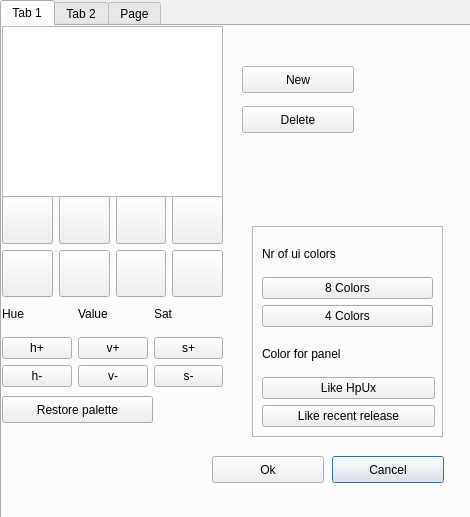
<?xml version="1.0" encoding="UTF-8"?>
<ui version="4.0">
 <class>Dialog</class>
 <widget class="QDialog" name="Dialog">
  <property name="geometry">
   <rect>
    <x>0</x>
    <y>0</y>
    <width>470</width>
    <height>517</height>
   </rect>
  </property>
  <property name="windowTitle">
   <string>Dialog</string>
  </property>
  <widget class="QTabWidget" name="tabWidget">
   <property name="geometry">
    <rect>
     <x>0</x>
     <y>0</y>
     <width>561</width>
     <height>651</height>
    </rect>
   </property>
   <property name="currentIndex">
    <number>0</number>
   </property>
   <widget class="QWidget" name="tab_1">
    <attribute name="title">
     <string>Tab 1</string>
    </attribute>
    <widget class="QListWidget" name="listWidget">
     <property name="geometry">
      <rect>
       <x>0</x>
       <y>0</y>
       <width>221</width>
       <height>171</height>
      </rect>
     </property>
    </widget>
    <widget class="QPushButton" name="pushButton_14">
     <property name="geometry">
      <rect>
       <x>330</x>
       <y>430</y>
       <width>112</width>
       <height>27</height>
      </rect>
     </property>
     <property name="text">
      <string>Cancel</string>
     </property>
    </widget>
    <widget class="QWidget" name="gridLayoutWidget">
     <property name="geometry">
      <rect>
       <x>0</x>
       <y>170</y>
       <width>221</width>
       <height>101</height>
      </rect>
     </property>
     <layout class="QGridLayout" name="gridLayout">
      <item row="0" column="2">
       <widget class="QPushButton" name="colorbutton3">
        <property name="sizePolicy">
         <sizepolicy hsizetype="Minimum" vsizetype="Expanding">
          <horstretch>0</horstretch>
          <verstretch>0</verstretch>
         </sizepolicy>
        </property>
        <property name="text">
         <string/>
        </property>
       </widget>
      </item>
      <item row="0" column="3">
       <widget class="QPushButton" name="colorbutton4">
        <property name="sizePolicy">
         <sizepolicy hsizetype="Minimum" vsizetype="Expanding">
          <horstretch>0</horstretch>
          <verstretch>0</verstretch>
         </sizepolicy>
        </property>
        <property name="text">
         <string/>
        </property>
       </widget>
      </item>
      <item row="1" column="3">
       <widget class="QPushButton" name="colorbutton8">
        <property name="sizePolicy">
         <sizepolicy hsizetype="Minimum" vsizetype="Expanding">
          <horstretch>0</horstretch>
          <verstretch>0</verstretch>
         </sizepolicy>
        </property>
        <property name="text">
         <string/>
        </property>
       </widget>
      </item>
      <item row="1" column="1">
       <widget class="QPushButton" name="colorbutton6">
        <property name="sizePolicy">
         <sizepolicy hsizetype="Minimum" vsizetype="Expanding">
          <horstretch>0</horstretch>
          <verstretch>0</verstretch>
         </sizepolicy>
        </property>
        <property name="text">
         <string/>
        </property>
       </widget>
      </item>
      <item row="0" column="1">
       <widget class="QPushButton" name="colorbutton2">
        <property name="sizePolicy">
         <sizepolicy hsizetype="Minimum" vsizetype="Expanding">
          <horstretch>0</horstretch>
          <verstretch>0</verstretch>
         </sizepolicy>
        </property>
        <property name="text">
         <string/>
        </property>
       </widget>
      </item>
      <item row="1" column="2">
       <widget class="QPushButton" name="colorbutton7">
        <property name="sizePolicy">
         <sizepolicy hsizetype="Minimum" vsizetype="Expanding">
          <horstretch>0</horstretch>
          <verstretch>0</verstretch>
         </sizepolicy>
        </property>
        <property name="text">
         <string/>
        </property>
       </widget>
      </item>
      <item row="1" column="0">
       <widget class="QPushButton" name="colorbutton5">
        <property name="sizePolicy">
         <sizepolicy hsizetype="Minimum" vsizetype="Expanding">
          <horstretch>0</horstretch>
          <verstretch>0</verstretch>
         </sizepolicy>
        </property>
        <property name="text">
         <string/>
        </property>
       </widget>
      </item>
      <item row="0" column="0">
       <widget class="QPushButton" name="colorbutton1">
        <property name="sizePolicy">
         <sizepolicy hsizetype="Minimum" vsizetype="Expanding">
          <horstretch>0</horstretch>
          <verstretch>0</verstretch>
         </sizepolicy>
        </property>
        <property name="text">
         <string/>
        </property>
       </widget>
      </item>
     </layout>
    </widget>
    <widget class="QPushButton" name="pushButton">
     <property name="geometry">
      <rect>
       <x>240</x>
       <y>40</y>
       <width>112</width>
       <height>27</height>
      </rect>
     </property>
     <property name="text">
      <string>New</string>
     </property>
    </widget>
    <widget class="QPushButton" name="pushButton_13">
     <property name="geometry">
      <rect>
       <x>210</x>
       <y>430</y>
       <width>112</width>
       <height>27</height>
      </rect>
     </property>
     <property name="text">
      <string>Ok</string>
     </property>
    </widget>
    <widget class="QPushButton" name="pushButton_2">
     <property name="geometry">
      <rect>
       <x>0</x>
       <y>370</y>
       <width>151</width>
       <height>27</height>
      </rect>
     </property>
     <property name="text">
      <string>Restore palette</string>
     </property>
    </widget>
    <widget class="QPushButton" name="pushButton_3">
     <property name="geometry">
      <rect>
       <x>240</x>
       <y>80</y>
       <width>112</width>
       <height>27</height>
      </rect>
     </property>
     <property name="text">
      <string>Delete</string>
     </property>
    </widget>
    <widget class="QWidget" name="gridLayoutWidget_3">
     <property name="geometry">
      <rect>
       <x>0</x>
       <y>270</y>
       <width>221</width>
       <height>91</height>
      </rect>
     </property>
     <layout class="QGridLayout" name="gridLayout_3">
      <item row="1" column="0">
       <widget class="QPushButton" name="pushButton_4">
        <property name="text">
         <string>h+</string>
        </property>
       </widget>
      </item>
      <item row="2" column="1">
       <widget class="QPushButton" name="pushButton_8">
        <property name="text">
         <string>v-</string>
        </property>
       </widget>
      </item>
      <item row="1" column="1">
       <widget class="QPushButton" name="pushButton_6">
        <property name="text">
         <string>v+</string>
        </property>
       </widget>
      </item>
      <item row="1" column="2">
       <widget class="QPushButton" name="pushButton_7">
        <property name="text">
         <string>s+</string>
        </property>
       </widget>
      </item>
      <item row="2" column="2">
       <widget class="QPushButton" name="pushButton_9">
        <property name="text">
         <string>s-</string>
        </property>
       </widget>
      </item>
      <item row="2" column="0">
       <widget class="QPushButton" name="pushButton_5">
        <property name="text">
         <string>h-</string>
        </property>
       </widget>
      </item>
      <item row="0" column="0">
       <widget class="QLabel" name="label_2">
        <property name="text">
         <string>Hue</string>
        </property>
       </widget>
      </item>
      <item row="0" column="1">
       <widget class="QLabel" name="label_3">
        <property name="text">
         <string>Value</string>
        </property>
       </widget>
      </item>
      <item row="0" column="2">
       <widget class="QLabel" name="label_4">
        <property name="text">
         <string>Sat</string>
        </property>
       </widget>
      </item>
     </layout>
    </widget>
    <widget class="QFrame" name="frame">
     <property name="geometry">
      <rect>
       <x>250</x>
       <y>200</y>
       <width>191</width>
       <height>211</height>
      </rect>
     </property>
     <property name="frameShape">
      <enum>QFrame::StyledPanel</enum>
     </property>
     <property name="frameShadow">
      <enum>QFrame::Raised</enum>
     </property>
     <widget class="QWidget" name="verticalLayoutWidget">
      <property name="geometry">
       <rect>
        <x>10</x>
        <y>10</y>
        <width>171</width>
        <height>91</height>
       </rect>
      </property>
      <layout class="QVBoxLayout" name="verticalLayout">
       <item>
        <widget class="QLabel" name="label">
         <property name="text">
          <string>Nr of ui colors</string>
         </property>
        </widget>
       </item>
       <item>
        <widget class="QPushButton" name="pushButton_11">
         <property name="text">
          <string>8 Colors</string>
         </property>
        </widget>
       </item>
       <item>
        <widget class="QPushButton" name="pushButton_12">
         <property name="text">
          <string>4 Colors</string>
         </property>
        </widget>
       </item>
      </layout>
     </widget>
     <widget class="QWidget" name="verticalLayoutWidget_2">
      <property name="geometry">
       <rect>
        <x>10</x>
        <y>110</y>
        <width>173</width>
        <height>91</height>
       </rect>
      </property>
      <layout class="QVBoxLayout" name="verticalLayout_2">
       <item>
        <widget class="QLabel" name="label_5">
         <property name="text">
          <string>Color for panel</string>
         </property>
        </widget>
       </item>
       <item>
        <widget class="QPushButton" name="pushButton_10">
         <property name="text">
          <string>Like HpUx</string>
         </property>
        </widget>
       </item>
       <item>
        <widget class="QPushButton" name="pushButton_15">
         <property name="text">
          <string>Like recent release</string>
         </property>
        </widget>
       </item>
      </layout>
     </widget>
    </widget>
   </widget>
   <widget class="QWidget" name="tab_2">
    <attribute name="title">
     <string>Tab 2</string>
    </attribute>
    <widget class="QListWidget" name="listWidget_2">
     <property name="geometry">
      <rect>
       <x>0</x>
       <y>90</y>
       <width>211</width>
       <height>171</height>
      </rect>
     </property>
    </widget>
    <widget class="QLabel" name="label_8">
     <property name="geometry">
      <rect>
       <x>10</x>
       <y>20</y>
       <width>271</width>
       <height>41</height>
      </rect>
     </property>
     <property name="text">
      <string>Selected backdrop and color will
apply to the current workspace</string>
     </property>
    </widget>
    <widget class="QWidget" name="gridLayoutWidget_2">
     <property name="geometry">
      <rect>
       <x>0</x>
       <y>260</y>
       <width>264</width>
       <height>101</height>
      </rect>
     </property>
     <layout class="QGridLayout" name="gridLayout_2">
      <item row="0" column="2">
       <widget class="QPushButton" name="wscolorbutton3">
        <property name="sizePolicy">
         <sizepolicy hsizetype="Minimum" vsizetype="Expanding">
          <horstretch>0</horstretch>
          <verstretch>0</verstretch>
         </sizepolicy>
        </property>
        <property name="text">
         <string/>
        </property>
       </widget>
      </item>
      <item row="0" column="3">
       <widget class="QPushButton" name="wscolorbutton4">
        <property name="sizePolicy">
         <sizepolicy hsizetype="Minimum" vsizetype="Expanding">
          <horstretch>0</horstretch>
          <verstretch>0</verstretch>
         </sizepolicy>
        </property>
        <property name="text">
         <string/>
        </property>
       </widget>
      </item>
      <item row="1" column="3">
       <widget class="QPushButton" name="wscolorbutton8">
        <property name="sizePolicy">
         <sizepolicy hsizetype="Minimum" vsizetype="Expanding">
          <horstretch>0</horstretch>
          <verstretch>0</verstretch>
         </sizepolicy>
        </property>
        <property name="text">
         <string/>
        </property>
       </widget>
      </item>
      <item row="1" column="1">
       <widget class="QPushButton" name="wscolorbutton6">
        <property name="sizePolicy">
         <sizepolicy hsizetype="Minimum" vsizetype="Expanding">
          <horstretch>0</horstretch>
          <verstretch>0</verstretch>
         </sizepolicy>
        </property>
        <property name="text">
         <string/>
        </property>
       </widget>
      </item>
      <item row="0" column="1">
       <widget class="QPushButton" name="wscolorbutton2">
        <property name="sizePolicy">
         <sizepolicy hsizetype="Minimum" vsizetype="Expanding">
          <horstretch>0</horstretch>
          <verstretch>0</verstretch>
         </sizepolicy>
        </property>
        <property name="text">
         <string/>
        </property>
       </widget>
      </item>
      <item row="1" column="2">
       <widget class="QPushButton" name="wscolorbutton7">
        <property name="sizePolicy">
         <sizepolicy hsizetype="Minimum" vsizetype="Expanding">
          <horstretch>0</horstretch>
          <verstretch>0</verstretch>
         </sizepolicy>
        </property>
        <property name="text">
         <string/>
        </property>
       </widget>
      </item>
      <item row="1" column="0">
       <widget class="QPushButton" name="wscolorbutton5">
        <property name="sizePolicy">
         <sizepolicy hsizetype="Minimum" vsizetype="Expanding">
          <horstretch>0</horstretch>
          <verstretch>0</verstretch>
         </sizepolicy>
        </property>
        <property name="text">
         <string/>
        </property>
       </widget>
      </item>
      <item row="0" column="0">
       <widget class="QPushButton" name="wscolorbutton1">
        <property name="sizePolicy">
         <sizepolicy hsizetype="Minimum" vsizetype="Expanding">
          <horstretch>0</horstretch>
          <verstretch>0</verstretch>
         </sizepolicy>
        </property>
        <property name="text">
         <string/>
        </property>
       </widget>
      </item>
     </layout>
    </widget>
   </widget>
   <widget class="QWidget" name="tab_3">
    <attribute name="title">
     <string>Page</string>
    </attribute>
    <widget class="QPushButton" name="pushButton_16">
     <property name="geometry">
      <rect>
       <x>100</x>
       <y>240</y>
       <width>191</width>
       <height>31</height>
      </rect>
     </property>
     <property name="text">
      <string>Use no theme</string>
     </property>
    </widget>
    <widget class="QPushButton" name="pushButton_17">
     <property name="geometry">
      <rect>
       <x>100</x>
       <y>110</y>
       <width>191</width>
       <height>31</height>
      </rect>
     </property>
     <property name="text">
      <string>Use XFCE theme</string>
     </property>
    </widget>
    <widget class="QLabel" name="label_6">
     <property name="geometry">
      <rect>
       <x>20</x>
       <y>30</y>
       <width>401</width>
       <height>71</height>
      </rect>
     </property>
     <property name="text">
      <string>Apply CDE color sets to applications 
and XFCE window manager decorations
and use backdrops:</string>
     </property>
    </widget>
    <widget class="QLabel" name="label_7">
     <property name="geometry">
      <rect>
       <x>30</x>
       <y>170</y>
       <width>471</width>
       <height>71</height>
      </rect>
     </property>
     <property name="text">
      <string>Use stand alone panel, without theming the
desktop environment:</string>
     </property>
    </widget>
   </widget>
  </widget>
 </widget>
 <resources/>
 <connections/>
</ui>
